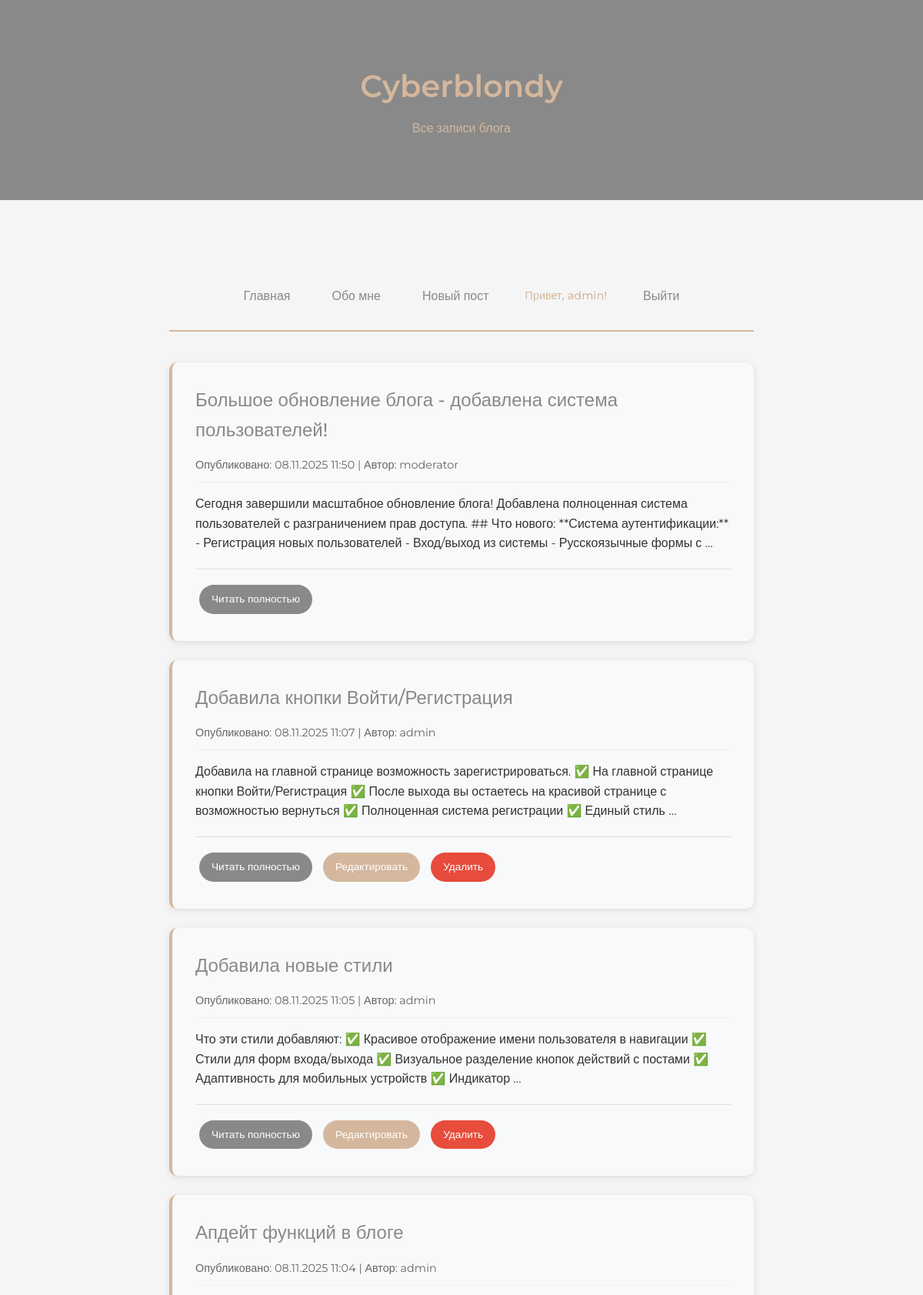
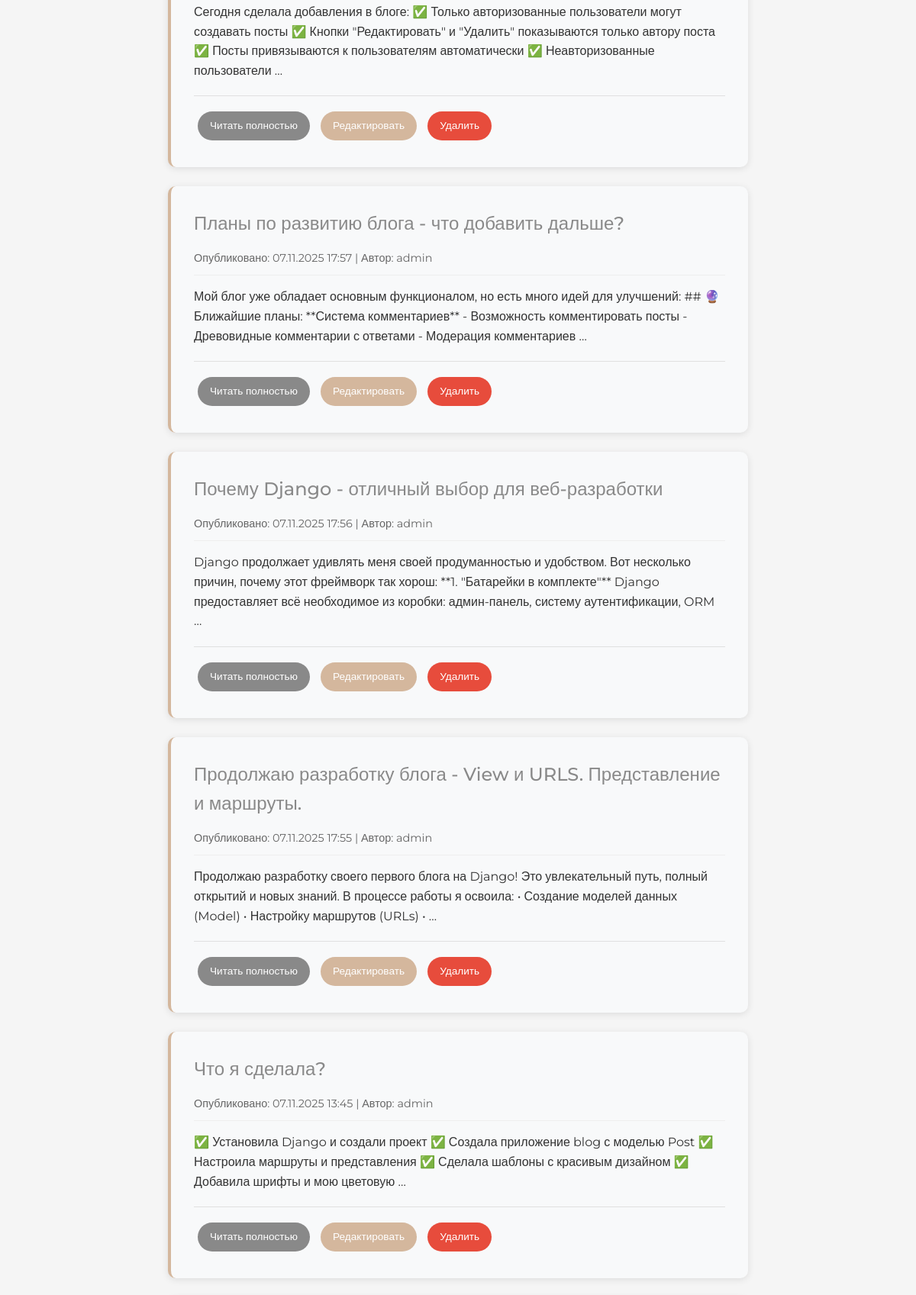
The page /posts/ (signed in, upper part) on the database its author committed (2 pictures, top to bottom).
### blog/models.py (models this page shows, shortened)
class Post(models.Model):
    title = models.CharField(max_length=100, verbose_name='Заголовок')
    content = models.TextField(verbose_name='Содержание')
    created_at = models.DateTimeField(default=timezone.now, verbose_name='Дата создания')
    author = models.ForeignKey(User, on_delete=models.CASCADE, verbose_name='Автор')
    class Meta:
        verbose_name = 'Пост'
        verbose_name_plural = 'Посты'
        ordering = ['-created_at']

### blog/views.py (the view)
# urls.py: path('posts/', PostListView.as_view(), name='post_list'),
class PostListView(ListView):
    model = Post
    template_name = 'blog/post_list.html'
    context_object_name = 'posts'

### blog/templates/blog/post_list.html (shortened to what this page needs)
{% load static %}
<!DOCTYPE html>
<html lang="ru">
<head>
    <link rel="stylesheet" href="{% static 'css/style.css' %}">
</head>
<body>
    <div class="header">
        <div class="container">
            <h1>Cyberblondy</h1>
            <p>Все записи блога</p>
        </div>
    </div>
    <div class="container">
        <nav class="main-nav">
            <a href="{% url 'home' %}" class="nav-link">Главная</a>
            <a href="{% url 'about' %}" class="nav-link">Обо мне</a>
            <a href="{% url 'post_create' %}" class="nav-link">Новый пост</a>
            {% if user.is_authenticated %}
                <span class="nav-user">Привет, {{ user.username }}!</span>
                <a href="{% url 'logout' %}" class="nav-link">Выйти</a>
            {% else %}
                <a href="{% url 'login' %}" class="nav-link">Войти</a>
                <a href="{% url 'register' %}" class="nav-link">Регистрация</a>
            {% endif %}
        </nav>
        {% for post in posts %}
        <div class="post">
            <h2><a href="{% url 'post_detail' post.pk %}" class="post-title-link">{{ post.title }}</a></h2>
            <p class="post-meta">
                Опубликовано: {{ post.created_at|date:"d.m.Y H:i" }} |
                Автор: {{ post.author.username }}
            </p>
            <p>{{ post.content|truncatewords:30 }}</p>
            <div class="post-actions">
                <a href="{% url 'post_detail' post.pk %}" class="btn btn-read">Читать полностью</a>
                {% if user.is_authenticated and user == post.author %}
                    <a href="{% url 'post_edit' post.pk %}" class="btn btn-edit">Редактировать</a>
                    <a href="{% url 'post_delete' post.pk %}" class="btn btn-delete">Удалить</a>
                {% endif %}
            </div>
        </div>
        {% empty %}
        <div class="empty-message">
            Пока нет записей. <a href="{% url 'post_create' %}" class="empty-link">Будьте первым, кто добавит запись!</a>
        </div>
        {% endfor %}
    </div>
</body>
</html>

### static/css/style.css (style rules this page uses)
* { margin: 0; padding: 0; box-sizing: border-box; }
body { font-family: 'Montserrat', sans-serif; background-color: #f5f5f5; color: #333; line-height: 1.6; }
.container { max-width: 800px; margin: 0 auto; padding: 40px 20px; }
.header { background-color: #898989; color: #d4b79d; padding: 40px 0; text-align: center; margin-bottom: 40px; }
.header h1 { font-size: 2.5rem; font-weight: 600; margin-bottom: 10px; }
.main-nav { text-align: center; margin-bottom: 40px; padding: 20px 0; border-bottom: 2px solid #d4b79d; display: flex; justify-content: center; align-items: center; flex-wrap: wrap; gap: 10px; }
.nav-link { display: inline-block; padding: 10px 20px; color: #898989; text-decoration: none; font-weight: 500; border: 2px solid transparent; border-radius: 25px; transition: all 0.3s ease; white-space: nowrap; }
.nav-user { color: #d4b79d; font-weight: 500; padding: 10px 15px; font-size: 0.9rem; }
.post { background-color: #f8f9fa; padding: 30px; margin-bottom: 25px; border-radius: 10px; box-shadow: 0 2px 10px rgba(0,0,0,0.1); border-left: 4px solid #d4b79d; }
.post h2 { color: #898989; font-weight: 500; margin-bottom: 15px; font-size: 1.5rem; }
.post-title-link { color: #898989; text-decoration: none; transition: color 0.3s ease; }
.btn { display: inline-block; padding: 8px 16px; margin: 5px; border: none; border-radius: 20px; text-decoration: none; font-family: 'Montserrat', sans-serif; font-size: 0.9rem; font-weight: 500; cursor: pointer; transition: all 0.3s ease; }
.btn-read { background-color: #898989; color: white; }
.btn-edit { background-color: #d4b79d; color: white; }
.btn-delete { background-color: #e74c3c; color: white; }
.post-actions { margin-top: 20px; padding-top: 15px; border-top: 1px solid #e0e0e0; }
.post-meta { color: #666; font-size: 0.9rem; margin-bottom: 15px; padding-bottom: 10px; border-bottom: 1px solid #eee; }
.post-actions .btn { margin: 5px; font-size: 0.85rem; }

### rows shown on the page
Post: title "Большое обновление блога - добавлена система пользователей!", created_at "08.11.2025 11:50", author.username "moderator", content "Сегодня завершили масштабное обновление блога! Добавлена полноценная система пользователей с разграничением прав доступа. ## Что нового: **Система аутентификации:** - Регистрация новых пользователей - Вход/выход из системы - Русскоязычные формы с …"
Post: title "Добавила кнопки Войти/Регистрация", created_at "08.11.2025 11:07", author.username "admin", content "Добавила на главной странице возможность зарегистрироваться. ✅ На главной странице кнопки Войти/Регистрация ✅ После выхода вы остаетесь на красивой странице с возможностью вернуться ✅ Полноценная система регистрации ✅ Единый стиль …", shows "Редактировать"
Post: title "Добавила новые стили", created_at "08.11.2025 11:05", author.username "admin", content "Что эти стили добавляют: ✅ Красивое отображение имени пользователя в навигации ✅ Стили для форм входа/выхода ✅ Визуальное разделение кнопок действий с постами ✅ Адаптивность для мобильных устройств ✅ Индикатор …", shows "Редактировать"
Post: title "Апдейт функций в блоге", created_at "08.11.2025 11:04", author.username "admin", content "Сегодня сделала добавления в блоге: ✅ Только авторизованные пользователи могут создавать посты ✅ Кнопки \"Редактировать\" и \"Удалить\" показываются только автору поста ✅ Посты привязываются к пользователям автоматически ✅ Неавторизованные пользователи …"
Post: title "Планы по развитию блога - что добавить дальше?", created_at "07.11.2025 17:57", author.username "admin", content "Мой блог уже обладает основным функционалом, но есть много идей для улучшений: ## 🔮 Ближайшие планы: **Система комментариев** - Возможность комментировать посты - Древовидные комментарии с ответами - Модерация комментариев …", shows "Редактировать"
Post: title "Почему Django - отличный выбор для веб-разработки", created_at "07.11.2025 17:56", author.username "admin", content "Django продолжает удивлять меня своей продуманностью и удобством. Вот несколько причин, почему этот фреймворк так хорош: **1. \"Батарейки в комплекте\"** Django предоставляет всё необходимое из коробки: админ-панель, систему аутентификации, ORM …", shows "Редактировать"
Post: title "Продолжаю разработку блога - View и URLS. Представление и маршруты.", created_at "07.11.2025 17:55", author.username "admin", content "Продолжаю разработку своего первого блога на Django! Это увлекательный путь, полный открытий и новых знаний. В процессе работы я освоила: • Создание моделей данных (Model) • Настройку маршрутов (URLs) • …", shows "Редактировать"
Post: title "Что я сделала?", created_at "07.11.2025 13:45", author.username "admin", content "✅ Установила Django и создали проект ✅ Создала приложение blog с моделью Post ✅ Настроила маршруты и представления ✅ Сделала шаблоны с красивым дизайном ✅ Добавила шрифты и мою цветовую …", shows "Редактировать"

### other values the page prints
{{ user.username }} "admin"
